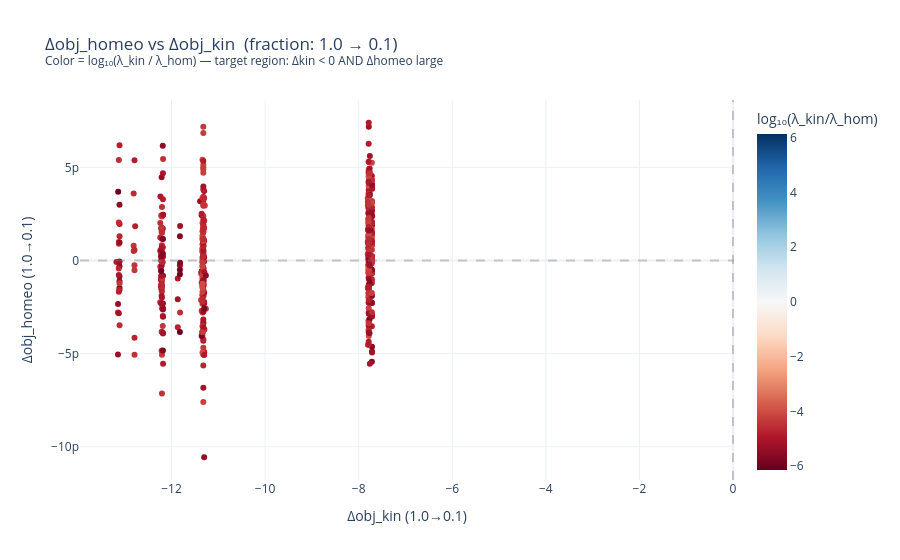
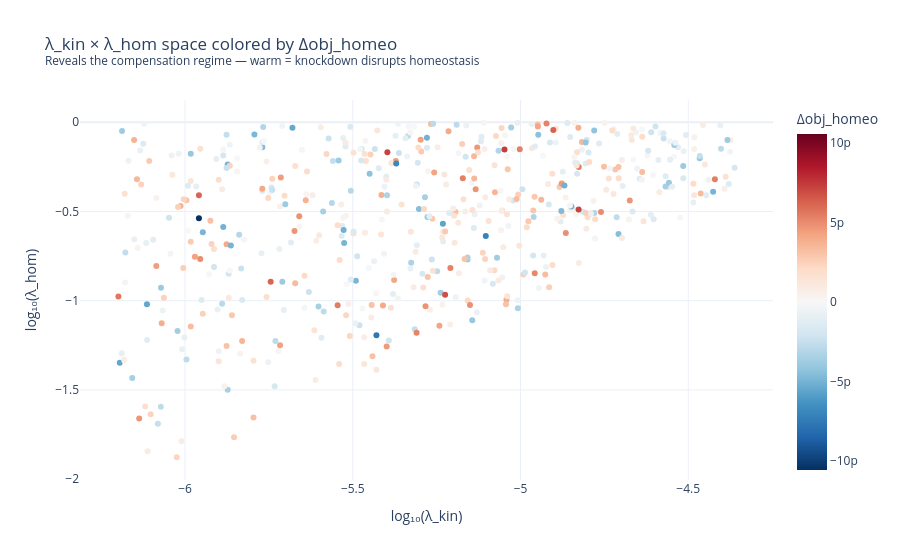
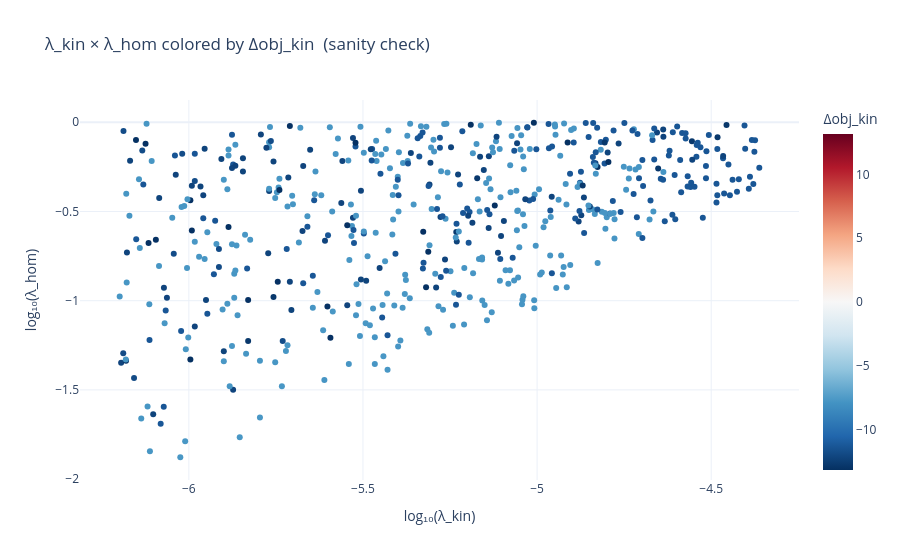

Here is the notebook cell these charts were saved with, in order:
### Code cell
import plotly.express as px
from plotly.subplots import make_subplots
import plotly.graph_objects as go

HOVER = {
    "lambda_hom": ":.2e", "lambda_kin": ":.2e", "lambda_eff": ":.2e",
    "delta_homeo": ":.3e", "delta_kin": ":.3e",
}

# ── Plot 1: Δhomeo vs Δkin — the key diagnostic scatter ──────────────────────
# Quadrant of interest: bottom-left = Δkin < 0 (kinetics easier) AND Δhomeo > 0
# (homeostasis more costly — real compensation signal)
fig1 = px.scatter(
    pivot, x="delta_kin", y="delta_homeo",
    color="log_kin_hom_ratio",
    color_continuous_scale="RdBu",
    color_continuous_midpoint=0,
    hover_data=HOVER,
    title=(f"Δobj_homeo vs Δobj_kin  (fraction: {frac_hi} → {frac_lo})<br>"
           "<sup>Color = log₁₀(λ_kin / λ_hom) — "
           "target region: Δkin < 0 AND Δhomeo large</sup>"),
    labels={
        "delta_kin":   f"Δobj_kin ({frac_hi}→{frac_lo})",
        "delta_homeo": f"Δobj_homeo ({frac_hi}→{frac_lo})",
        "log_kin_hom_ratio": "log₁₀(λ_kin/λ_hom)",
    },
    template="plotly_white",
)
fig1.add_hline(y=0, line_dash="dash", line_color="gray", opacity=0.4)
fig1.add_vline(x=0, line_dash="dash", line_color="gray", opacity=0.4)
# fig1.write_html(f"{OUT_DIR}/delta_scatter.html")
fig1.show()

# ── Plot 2: log(λ_kin) × log(λ_hom) heatmap colored by Δhomeo ───────────────
fig2 = px.scatter(
    pivot, x="log_lambda_kin", y="log_lambda_hom",
    color="delta_homeo",
    color_continuous_scale="RdBu_r",
    color_continuous_midpoint=0,
    hover_data=HOVER,
    title=(f"λ_kin × λ_hom space colored by Δobj_homeo<br>"
           "<sup>Reveals the compensation regime — "
           "warm = knockdown disrupts homeostasis</sup>"),
    labels={
        "log_lambda_kin": "log₁₀(λ_kin)",
        "log_lambda_hom": "log₁₀(λ_hom)",
        "delta_homeo": "Δobj_homeo",
    },
    template="plotly_white",
)
# fig2.write_html(f"{OUT_DIR}/heatmap_kin_hom.html")
fig2.show()

# ── Plot 3: Same heatmap but for Δkin, so you can verify kinetics DID respond ─
fig3 = px.scatter(
    pivot, x="log_lambda_kin", y="log_lambda_hom",
    color="delta_kin",
    color_continuous_scale="RdBu_r",
    color_continuous_midpoint=0,
    hover_data=HOVER,
    title="λ_kin × λ_hom colored by Δobj_kin  (sanity check)",
    labels={
        "log_lambda_kin": "log₁₀(λ_kin)", "log_lambda_hom": "log₁₀(λ_hom)",
        "delta_kin": "Δobj_kin",
    },
    template="plotly_white",
)
# fig3.write_html(f"{OUT_DIR}/heatmap_kin_hom_deltakin.html")
fig3.show()

# ── Table: top candidates (Δkin < 0, largest Δhomeo) ─────────────────────────
candidates = (
    pivot[pivot["delta_kin"] < 0]
    .sort_values("delta_homeo", ascending=False)
)
print(f"\n{len(candidates)} weight combos where knockdown made kinetics easier (Δkin < 0)")
print("\nTop 15 by Δobj_homeo (strongest compensation signal):")
cols = ["lambda_hom", "lambda_kin", "lambda_eff", "lambda_sec",
        "delta_homeo", "delta_kin",
        f"obj_homeo_{frac_hi}", f"obj_homeo_{frac_lo}"]
print(candidates[cols].head(15).to_string(index=False, float_format="%.3e"))
candidates[cols].head(50).to_csv(f"{OUT_DIR}/top_candidates.csv", index=False)
print(f"Saved top 50 to {OUT_DIR}/top_candidates.csv")

### Figure 1 — Plotly figure (JSON) as saved in the notebook; plotly's stock layout.template omitted (floating-point values rounded to 4 significant figures; data arrays with more than 128 entries replaced by an {"elided": "..."} marker saying what was removed)
{"data": [{"customdata": {"elided": "544x3 float values"}, "hovertemplate": "Δobj_kin (1.0→0.1)=%{x:.3e}<br>Δobj_homeo (1.0→0.1)=%{y:.3e}<br>lambda_hom=%{customdata[0]:.2e}<br>lambda_kin=%{customdata[1]:.2e}<br>lambda_eff=%{customdata[2]:.2e}<br>log₁₀(λ_kin/λ_hom)=%{marker.color}<extra></extra>", "legendgroup": "", "marker": {"color": {"elided": "544 float values"}, "coloraxis": "coloraxis", "symbol": "circle"}, "mode": "markers", "name": "", "orientation": "v", "showlegend": false, "x": {"elided": "544 float values"}, "xaxis": "x", "y": {"elided": "544 float values"}, "yaxis": "y", "type": "scatter"}], "layout": {"xaxis": {"anchor": "y", "domain": [0.0, 1.0], "title": {"text": "Δobj_kin (1.0→0.1)"}}, "yaxis": {"anchor": "x", "domain": [0.0, 1.0], "title": {"text": "Δobj_homeo (1.0→0.1)"}}, "coloraxis": {"colorbar": {"title": {"text": "log₁₀(λ_kin/λ_hom)"}}, "colorscale": [[0.0, "rgb(103,0,31)"], [0.1, "rgb(178,24,43)"], [0.2, "rgb(214,96,77)"], [0.3, "rgb(244,165,130)"], [0.4, "rgb(253,219,199)"], [0.5, "rgb(247,247,247)"], [0.6, "rgb(209,229,240)"], [0.7, "rgb(146,197,222)"], [0.8, "rgb(67,147,195)"], [0.9, "rgb(33,102,172)"], [1.0, "rgb(5,48,97)"]], "cmid": 0}, "legend": {"tracegroupgap": 0}, "title": {"text": "Δobj_homeo vs Δobj_kin  (fraction: 1.0 → 0.1)<br><sup>Color = log₁₀(λ_kin / λ_hom) — target region: Δkin < 0 AND Δhomeo large</sup>"}, "shapes": [{"line": {"color": "gray", "dash": "dash"}, "opacity": 0.4, "type": "line", "x0": 0, "x1": 1, "xref": "x domain", "y0": 0, "y1": 0, "yref": "y"}, {"line": {"color": "gray", "dash": "dash"}, "opacity": 0.4, "type": "line", "x0": 0, "x1": 0, "xref": "x", "y0": 0, "y1": 1, "yref": "y domain"}]}}

### Figure 2 — Plotly figure (JSON) as saved in the notebook; plotly's stock layout.template omitted (floating-point values rounded to 4 significant figures; data arrays with more than 128 entries replaced by an {"elided": "..."} marker saying what was removed)
{"data": [{"customdata": {"elided": "544x5 float values"}, "hovertemplate": "log₁₀(λ_kin)=%{x}<br>log₁₀(λ_hom)=%{y}<br>lambda_hom=%{customdata[0]:.2e}<br>lambda_kin=%{customdata[1]:.2e}<br>lambda_eff=%{customdata[2]:.2e}<br>Δobj_homeo=%{marker.color:.3e}<br>delta_kin=%{customdata[4]:.3e}<extra></extra>", "legendgroup": "", "marker": {"color": {"elided": "544 float values"}, "coloraxis": "coloraxis", "symbol": "circle"}, "mode": "markers", "name": "", "orientation": "v", "showlegend": false, "x": {"elided": "544 float values"}, "xaxis": "x", "y": {"elided": "544 float values"}, "yaxis": "y", "type": "scatter"}], "layout": {"xaxis": {"anchor": "y", "domain": [0.0, 1.0], "title": {"text": "log₁₀(λ_kin)"}}, "yaxis": {"anchor": "x", "domain": [0.0, 1.0], "title": {"text": "log₁₀(λ_hom)"}}, "coloraxis": {"colorbar": {"title": {"text": "Δobj_homeo"}}, "colorscale": [[0.0, "rgb(5,48,97)"], [0.1, "rgb(33,102,172)"], [0.2, "rgb(67,147,195)"], [0.3, "rgb(146,197,222)"], [0.4, "rgb(209,229,240)"], [0.5, "rgb(247,247,247)"], [0.6, "rgb(253,219,199)"], [0.7, "rgb(244,165,130)"], [0.8, "rgb(214,96,77)"], [0.9, "rgb(178,24,43)"], [1.0, "rgb(103,0,31)"]], "cmid": 0}, "legend": {"tracegroupgap": 0}, "title": {"text": "λ_kin × λ_hom space colored by Δobj_homeo<br><sup>Reveals the compensation regime — warm = knockdown disrupts homeostasis</sup>"}}}

### Figure 3 — Plotly figure (JSON) as saved in the notebook; plotly's stock layout.template omitted (floating-point values rounded to 4 significant figures; data arrays with more than 128 entries replaced by an {"elided": "..."} marker saying what was removed)
{"data": [{"customdata": {"elided": "544x5 float values"}, "hovertemplate": "log₁₀(λ_kin)=%{x}<br>log₁₀(λ_hom)=%{y}<br>lambda_hom=%{customdata[0]:.2e}<br>lambda_kin=%{customdata[1]:.2e}<br>lambda_eff=%{customdata[2]:.2e}<br>delta_homeo=%{customdata[3]:.3e}<br>Δobj_kin=%{marker.color:.3e}<extra></extra>", "legendgroup": "", "marker": {"color": {"elided": "544 float values"}, "coloraxis": "coloraxis", "symbol": "circle"}, "mode": "markers", "name": "", "orientation": "v", "showlegend": false, "x": {"elided": "544 float values"}, "xaxis": "x", "y": {"elided": "544 float values"}, "yaxis": "y", "type": "scatter"}], "layout": {"xaxis": {"anchor": "y", "domain": [0.0, 1.0], "title": {"text": "log₁₀(λ_kin)"}}, "yaxis": {"anchor": "x", "domain": [0.0, 1.0], "title": {"text": "log₁₀(λ_hom)"}}, "coloraxis": {"colorbar": {"title": {"text": "Δobj_kin"}}, "colorscale": [[0.0, "rgb(5,48,97)"], [0.1, "rgb(33,102,172)"], [0.2, "rgb(67,147,195)"], [0.3, "rgb(146,197,222)"], [0.4, "rgb(209,229,240)"], [0.5, "rgb(247,247,247)"], [0.6, "rgb(253,219,199)"], [0.7, "rgb(244,165,130)"], [0.8, "rgb(214,96,77)"], [0.9, "rgb(178,24,43)"], [1.0, "rgb(103,0,31)"]], "cmid": 0}, "legend": {"tracegroupgap": 0}, "title": {"text": "λ_kin × λ_hom colored by Δobj_kin  (sanity check)"}}}
